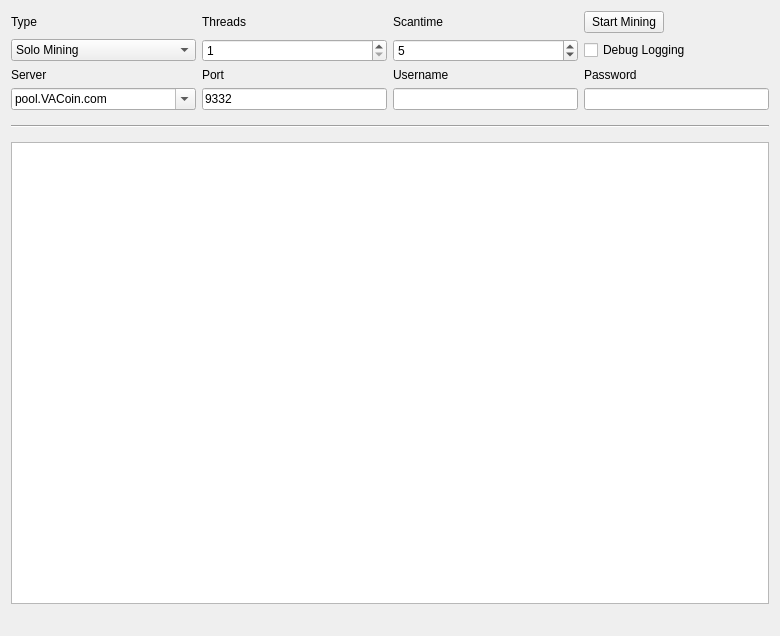
<?xml version="1.0" encoding="UTF-8"?>
<ui version="4.0">
 <class>MiningPage</class>
 <widget class="QWidget" name="MiningPage">
  <property name="geometry">
   <rect>
    <x>0</x>
    <y>0</y>
    <width>780</width>
    <height>636</height>
   </rect>
  </property>
  <property name="windowTitle">
   <string>Mining</string>
  </property>
  <layout class="QGridLayout" name="gridLayout">
   <property name="sizeConstraint">
    <enum>QLayout::SetMaximumSize</enum>
   </property>
   <item row="8" column="2">
    <widget class="QLineEdit" name="portLine">
     <property name="enabled">
      <bool>true</bool>
     </property>
     <property name="text">
      <string>9332</string>
     </property>
     <property name="value" stdset="0">
      <number>8337</number>
     </property>
    </widget>
   </item>
   <item row="4" column="3">
    <widget class="QSpinBox" name="scantimeBox">
     <property name="enabled">
      <bool>true</bool>
     </property>
     <property name="minimum">
      <number>1</number>
     </property>
     <property name="value">
      <number>5</number>
     </property>
    </widget>
   </item>
   <item row="4" column="4">
    <widget class="QCheckBox" name="debugCheckBox">
     <property name="text">
      <string>Debug Logging</string>
     </property>
    </widget>
   </item>
   <item row="3" column="3">
    <widget class="QLabel" name="scantimeLabel">
     <property name="enabled">
      <bool>true</bool>
     </property>
     <property name="layoutDirection">
      <enum>Qt::LeftToRight</enum>
     </property>
     <property name="text">
      <string>Scantime</string>
     </property>
    </widget>
   </item>
   <item row="16" column="1" colspan="2">
    <widget class="QLabel" name="shareCount">
     <property name="font">
      <font>
       <pointsize>10</pointsize>
       <weight>75</weight>
       <bold>true</bold>
      </font>
     </property>
     <property name="text">
      <string/>
     </property>
    </widget>
   </item>
   <item row="16" column="3" colspan="2">
    <widget class="QLabel" name="mineSpeedLabel">
     <property name="sizePolicy">
      <sizepolicy hsizetype="Preferred" vsizetype="Preferred">
       <horstretch>0</horstretch>
       <verstretch>0</verstretch>
      </sizepolicy>
     </property>
     <property name="font">
      <font>
       <pointsize>10</pointsize>
       <weight>75</weight>
       <bold>true</bold>
      </font>
     </property>
     <property name="text">
      <string/>
     </property>
     <property name="alignment">
      <set>Qt::AlignRight|Qt::AlignTrailing|Qt::AlignVCenter</set>
     </property>
    </widget>
   </item>
   <item row="10" column="1" colspan="4">
    <widget class="Line" name="line">
     <property name="sizePolicy">
      <sizepolicy hsizetype="Minimum" vsizetype="Fixed">
       <horstretch>0</horstretch>
       <verstretch>0</verstretch>
      </sizepolicy>
     </property>
     <property name="minimumSize">
      <size>
       <width>0</width>
       <height>20</height>
      </size>
     </property>
     <property name="orientation">
      <enum>Qt::Horizontal</enum>
     </property>
    </widget>
   </item>
   <item row="8" column="1">
    <widget class="QComboBox" name="serverLine">
     <property name="sizePolicy">
      <sizepolicy hsizetype="Expanding" vsizetype="Fixed">
       <horstretch>0</horstretch>
       <verstretch>0</verstretch>
      </sizepolicy>
     </property>
     <property name="autoFillBackground">
      <bool>true</bool>
     </property>
     <property name="editable">
      <bool>true</bool>
     </property>
     <item>
      <property name="text">
       <string>pool.VACoin.com</string>
      </property>
     </item>
    </widget>
   </item>
   <item row="8" column="3">
    <widget class="QLineEdit" name="usernameLine">
     <property name="enabled">
      <bool>true</bool>
     </property>
     <property name="text">
      <string/>
     </property>
    </widget>
   </item>
   <item row="15" column="1" colspan="4">
    <widget class="QListWidget" name="list">
     <property name="autoScrollMargin">
      <number>100000</number>
     </property>
     <property name="dragDropMode">
      <enum>QAbstractItemView::DragOnly</enum>
     </property>
     <property name="selectionMode">
      <enum>QAbstractItemView::NoSelection</enum>
     </property>
     <property name="movement">
      <enum>QListView::Snap</enum>
     </property>
     <property name="batchSize">
      <number>10</number>
     </property>
    </widget>
   </item>
   <item row="3" column="2">
    <widget class="QLabel" name="threadsLabel">
     <property name="enabled">
      <bool>true</bool>
     </property>
     <property name="text">
      <string>Threads</string>
     </property>
    </widget>
   </item>
   <item row="3" column="1">
    <widget class="QLabel" name="typeLabel">
     <property name="text">
      <string>Type</string>
     </property>
    </widget>
   </item>
   <item row="6" column="4">
    <widget class="QLabel" name="passwordLabel">
     <property name="enabled">
      <bool>true</bool>
     </property>
     <property name="text">
      <string>Password</string>
     </property>
    </widget>
   </item>
   <item row="6" column="2">
    <widget class="QLabel" name="portLabel">
     <property name="enabled">
      <bool>true</bool>
     </property>
     <property name="text">
      <string>Port</string>
     </property>
    </widget>
   </item>
   <item row="4" column="2">
    <widget class="QSpinBox" name="threadsBox">
     <property name="enabled">
      <bool>true</bool>
     </property>
     <property name="minimum">
      <number>1</number>
     </property>
     <property name="value">
      <number>1</number>
     </property>
    </widget>
   </item>
   <item row="3" column="4">
    <widget class="QPushButton" name="startButton">
     <property name="sizePolicy">
      <sizepolicy hsizetype="Fixed" vsizetype="Fixed">
       <horstretch>0</horstretch>
       <verstretch>0</verstretch>
      </sizepolicy>
     </property>
     <property name="text">
      <string>Start Mining</string>
     </property>
    </widget>
   </item>
   <item row="6" column="1">
    <widget class="QLabel" name="serverLabel">
     <property name="enabled">
      <bool>true</bool>
     </property>
     <property name="text">
      <string>Server</string>
     </property>
    </widget>
   </item>
   <item row="6" column="3">
    <widget class="QLabel" name="usernameLabel">
     <property name="enabled">
      <bool>true</bool>
     </property>
     <property name="text">
      <string>Username</string>
     </property>
    </widget>
   </item>
   <item row="4" column="1">
    <widget class="QComboBox" name="typeBox">
     <property name="editable">
      <bool>false</bool>
     </property>
     <property name="currentIndex">
      <number>0</number>
     </property>
     <item>
      <property name="text">
       <string>Solo Mining</string>
      </property>
     </item>
     <item>
      <property name="text">
       <string>Pool Mining</string>
      </property>
     </item>
    </widget>
   </item>
   <item row="8" column="4">
    <widget class="QLineEdit" name="passwordLine">
     <property name="enabled">
      <bool>true</bool>
     </property>
    </widget>
   </item>
  </layout>
 </widget>
 <layoutdefault spacing="6" margin="11"/>
 <tabstops>
  <tabstop>startButton</tabstop>
  <tabstop>typeBox</tabstop>
  <tabstop>threadsBox</tabstop>
  <tabstop>scantimeBox</tabstop>
  <tabstop>portLine</tabstop>
  <tabstop>usernameLine</tabstop>
  <tabstop>passwordLine</tabstop>
  <tabstop>debugCheckBox</tabstop>
  <tabstop>list</tabstop>
 </tabstops>
 <resources/>
 <connections/>
</ui>
